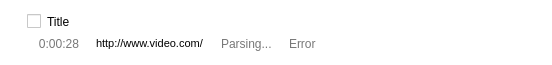
<?xml version="1.0" encoding="UTF-8"?>
<ui version="4.0">
 <class>MediaItemView</class>
 <widget class="QWidget" name="MediaItemView">
  <property name="geometry">
   <rect>
    <x>0</x>
    <y>0</y>
    <width>552</width>
    <height>65</height>
   </rect>
  </property>
  <property name="sizePolicy">
   <sizepolicy hsizetype="Expanding" vsizetype="Preferred">
    <horstretch>0</horstretch>
    <verstretch>0</verstretch>
   </sizepolicy>
  </property>
  <property name="styleSheet">
   <string notr="true">background-color: rgb(255, 255, 255);</string>
  </property>
  <layout class="QGridLayout" name="gridLayout">
   <property name="margin">
    <number>0</number>
   </property>
   <property name="spacing">
    <number>0</number>
   </property>
   <item row="2" column="0" colspan="2">
    <widget class="QWidget" name="containerWidget" native="true">
     <property name="minimumSize">
      <size>
       <width>510</width>
       <height>0</height>
      </size>
     </property>
     <layout class="QGridLayout" name="gridLayout_2">
      <property name="leftMargin">
       <number>10</number>
      </property>
      <property name="topMargin">
       <number>10</number>
      </property>
      <property name="rightMargin">
       <number>5</number>
      </property>
      <property name="bottomMargin">
       <number>10</number>
      </property>
      <property name="verticalSpacing">
       <number>0</number>
      </property>
      <item row="0" column="0" rowspan="2">
       <widget class="QLabel" name="thumbnailLabel">
        <property name="text">
         <string/>
        </property>
        <property name="pixmap">
         <pixmap resource="../resource/image.qrc">:/image/thumbnail-default</pixmap>
        </property>
       </widget>
      </item>
      <item row="0" column="1">
       <widget class="QWidget" name="titleWidget" native="true">
        <layout class="QHBoxLayout" name="horizontalLayout_5">
         <property name="spacing">
          <number>5</number>
         </property>
         <property name="leftMargin">
          <number>4</number>
         </property>
         <property name="topMargin">
          <number>0</number>
         </property>
         <property name="rightMargin">
          <number>0</number>
         </property>
         <property name="bottomMargin">
          <number>0</number>
         </property>
         <item>
          <widget class="QCheckBox" name="checkedBox">
           <property name="sizePolicy">
            <sizepolicy hsizetype="Fixed" vsizetype="Fixed">
             <horstretch>0</horstretch>
             <verstretch>0</verstretch>
            </sizepolicy>
           </property>
          </widget>
         </item>
         <item>
          <widget class="QLabel" name="titleLabel">
           <property name="sizePolicy">
            <sizepolicy hsizetype="Expanding" vsizetype="Preferred">
             <horstretch>0</horstretch>
             <verstretch>0</verstretch>
            </sizepolicy>
           </property>
           <property name="text">
            <string>Title</string>
           </property>
           <property name="indent">
            <number>1</number>
           </property>
          </widget>
         </item>
        </layout>
       </widget>
      </item>
      <item row="1" column="1">
       <widget class="QWidget" name="infoWidget" native="true">
        <layout class="QHBoxLayout" name="horizontalLayout_6">
         <property name="spacing">
          <number>5</number>
         </property>
         <property name="leftMargin">
          <number>3</number>
         </property>
         <property name="topMargin">
          <number>0</number>
         </property>
         <property name="rightMargin">
          <number>0</number>
         </property>
         <property name="bottomMargin">
          <number>0</number>
         </property>
         <item>
          <widget class="QLabel" name="durationIconLabel">
           <property name="text">
            <string/>
           </property>
           <property name="pixmap">
            <pixmap resource="../resource/image.qrc">:/image/item-time</pixmap>
           </property>
          </widget>
         </item>
         <item>
          <widget class="QLabel" name="durationLabel">
           <property name="styleSheet">
            <string notr="true">color: rgb(120, 120, 120);</string>
           </property>
           <property name="text">
            <string>0:00:28</string>
           </property>
           <property name="alignment">
            <set>Qt::AlignRight|Qt::AlignTrailing|Qt::AlignVCenter</set>
           </property>
          </widget>
         </item>
         <item>
          <widget class="QLabel" name="urlIconLabel">
           <property name="text">
            <string/>
           </property>
           <property name="pixmap">
            <pixmap resource="../resource/image.qrc">:/image/item-link</pixmap>
           </property>
          </widget>
         </item>
         <item>
          <widget class="QLabel" name="urlLabel">
           <property name="text">
            <string>&lt;!DOCTYPE HTML PUBLIC &quot;-//W3C//DTD HTML 4.0//EN&quot; &quot;http://www.w3.org/TR/REC-html40/strict.dtd&quot;&gt;
&lt;html&gt;&lt;head&gt;&lt;meta name=&quot;qrichtext&quot; content=&quot;1&quot; /&gt;&lt;style type=&quot;text/css&quot;&gt;
p, li { white-space: pre-wrap; }
&lt;/style&gt;&lt;/head&gt;&lt;body style=&quot; font-family:'MS Shell Dlg 2'; font-size:8.25pt; font-weight:400; font-style:normal;&quot;&gt;
&lt;p style=&quot; margin-top:0px; margin-bottom:0px; margin-left:0px; margin-right:0px; -qt-block-indent:0; text-indent:0px;&quot;&gt;&lt;span style=&quot; font-size:8pt;&quot;&gt;http://www.video.com/&lt;/span&gt;&lt;/p&gt;&lt;/body&gt;&lt;/html&gt;</string>
           </property>
           <property name="openExternalLinks">
            <bool>true</bool>
           </property>
           <property name="textInteractionFlags">
            <set>Qt::LinksAccessibleByMouse</set>
           </property>
          </widget>
         </item>
         <item>
          <widget class="QLabel" name="parsingIconLabel">
           <property name="text">
            <string/>
           </property>
           <property name="pixmap">
            <pixmap resource="../resource/image.qrc">:/image/item-convert</pixmap>
           </property>
          </widget>
         </item>
         <item>
          <widget class="QLabel" name="parsingLabel">
           <property name="styleSheet">
            <string notr="true">color: rgb(120, 120, 120);</string>
           </property>
           <property name="text">
            <string>Parsing...</string>
           </property>
          </widget>
         </item>
         <item>
          <widget class="QLabel" name="errorIconLabel">
           <property name="text">
            <string/>
           </property>
           <property name="pixmap">
            <pixmap resource="../resource/image.qrc">:/image/item-error</pixmap>
           </property>
          </widget>
         </item>
         <item>
          <widget class="QLabel" name="errorLabel">
           <property name="styleSheet">
            <string notr="true">color: rgb(120, 120, 120);</string>
           </property>
           <property name="text">
            <string>Error</string>
           </property>
          </widget>
         </item>
         <item>
          <spacer name="horizontalSpacer_2">
           <property name="orientation">
            <enum>Qt::Horizontal</enum>
           </property>
           <property name="sizeType">
            <enum>QSizePolicy::Expanding</enum>
           </property>
           <property name="sizeHint" stdset="0">
            <size>
             <width>10</width>
             <height>1</height>
            </size>
           </property>
          </spacer>
         </item>
        </layout>
       </widget>
      </item>
     </layout>
    </widget>
   </item>
  </layout>
 </widget>
 <resources>
  <include location="../resource/image.qrc"/>
 </resources>
 <connections/>
</ui>
